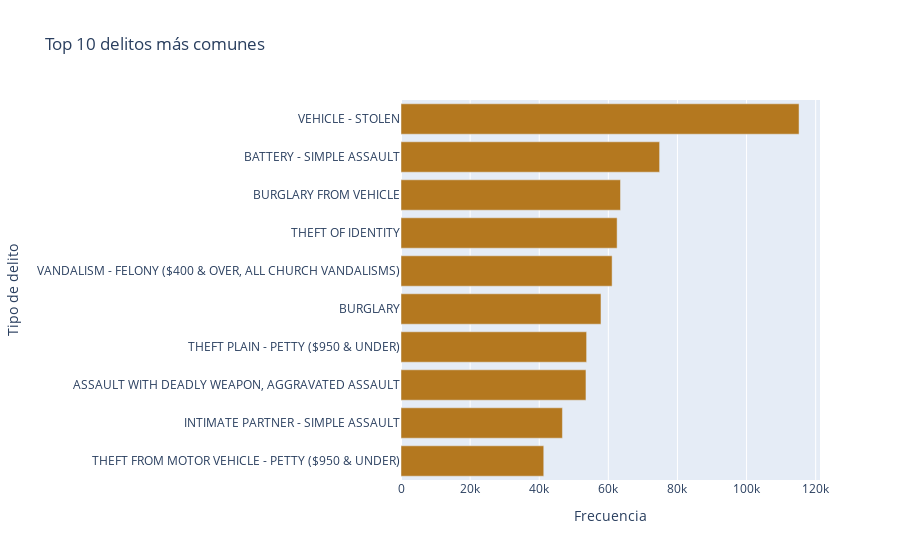

Notebook cell for this chart:
### Markdown cell above
#### HIPÓTESIS 6    

"El crimen que mas se repite es el robo 🔪."

Hemos acertado en el que el delito más común es el robo, en este caso, de vehículos.

### Code cell
# calculo los 20 delitos más comunes
top10 = df['Crm Cd Desc'].value_counts().head(10)

# crear DataFrame para Plotly
df_top10 = top10.reset_index()
df_top10.columns = ['Tipo de delito', 'Frecuencia']

# crear gráfico interactivo de barras horizontales
fig = px.bar(
    df_top10,
    x='Frecuencia',
    y='Tipo de delito',
    orientation='h',
    title='Top 10 delitos más comunes',
    color_discrete_sequence=["#b4781f"]
)

# invertir el eje Y para que el delito más frecuente esté arriba
fig.update_layout(yaxis=dict(autorange='reversed'))
plt.savefig("hipotesis_6.png")
fig.show()

### Figure 1 — Plotly figure (JSON) as saved in the notebook; plotly's stock layout.template omitted (floating-point values rounded to 4 significant figures)
{"data": [{"alignmentgroup": "True", "hovertemplate": "Frecuencia=%{x}<br>Tipo de delito=%{y}<extra></extra>", "legendgroup": "", "marker": {"color": "#b4781f", "pattern": {"shape": ""}}, "name": "", "offsetgroup": "", "orientation": "h", "showlegend": false, "textposition": "auto", "type": "bar", "x": [115190, 74839, 63517, 62538, 61092, 57871, 53717, 53525, 46712, 41314], "xaxis": "x", "y": ["VEHICLE - STOLEN", "BATTERY - SIMPLE ASSAULT", "BURGLARY FROM VEHICLE", "THEFT OF IDENTITY", "VANDALISM - FELONY ($400 & OVER, ALL CHURCH VANDALISMS)", "BURGLARY", "THEFT PLAIN - PETTY ($950 & UNDER)", "ASSAULT WITH DEADLY WEAPON, AGGRAVATED ASSAULT", "INTIMATE PARTNER - SIMPLE ASSAULT", "THEFT FROM MOTOR VEHICLE - PETTY ($950 & UNDER)"], "yaxis": "y"}], "layout": {"barmode": "relative", "legend": {"tracegroupgap": 0}, "title": {"text": "Top 10 delitos más comunes"}, "xaxis": {"anchor": "y", "domain": [0, 1], "title": {"text": "Frecuencia"}}, "yaxis": {"anchor": "x", "autorange": "reversed", "domain": [0, 1], "title": {"text": "Tipo de delito"}}}}
